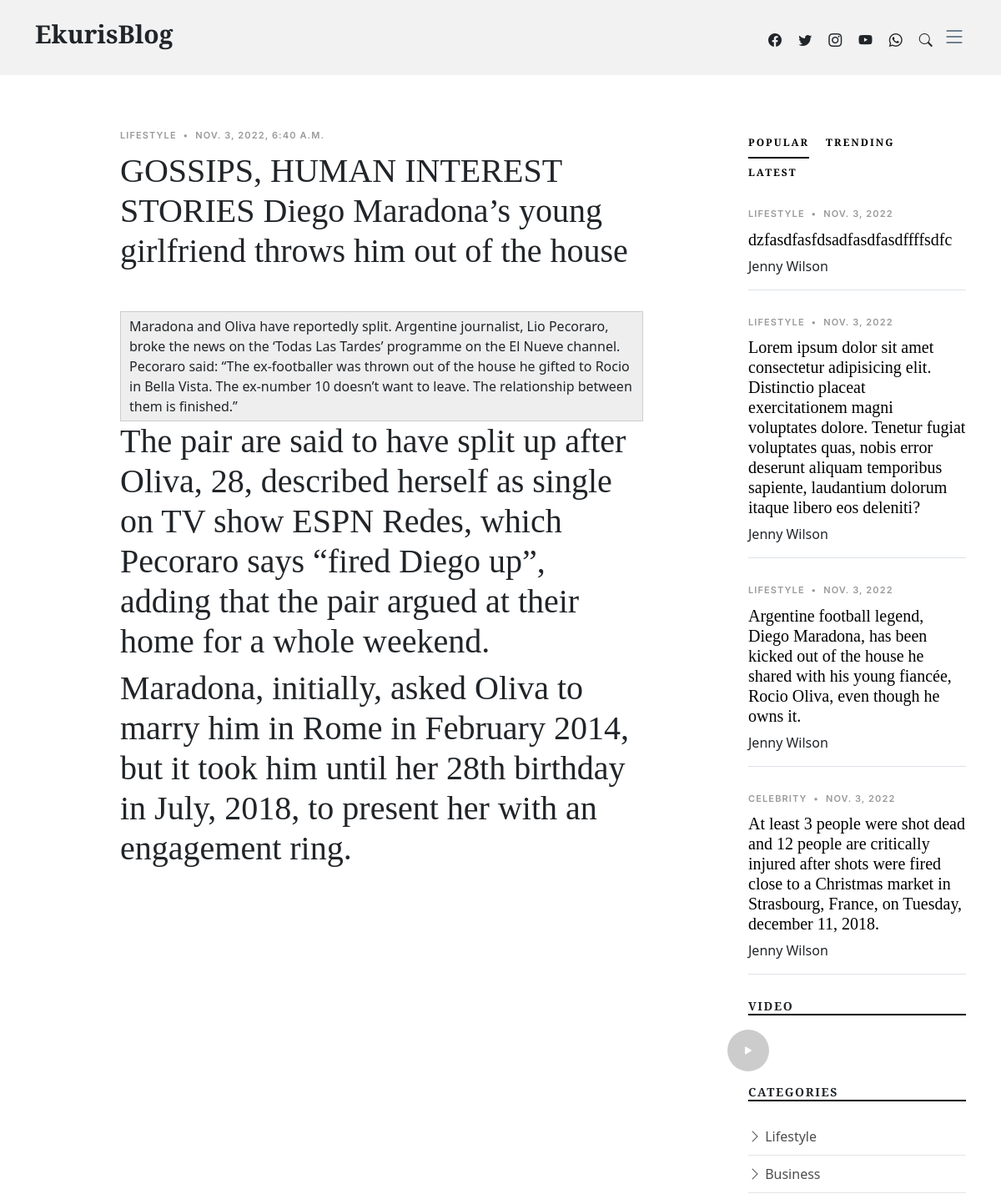
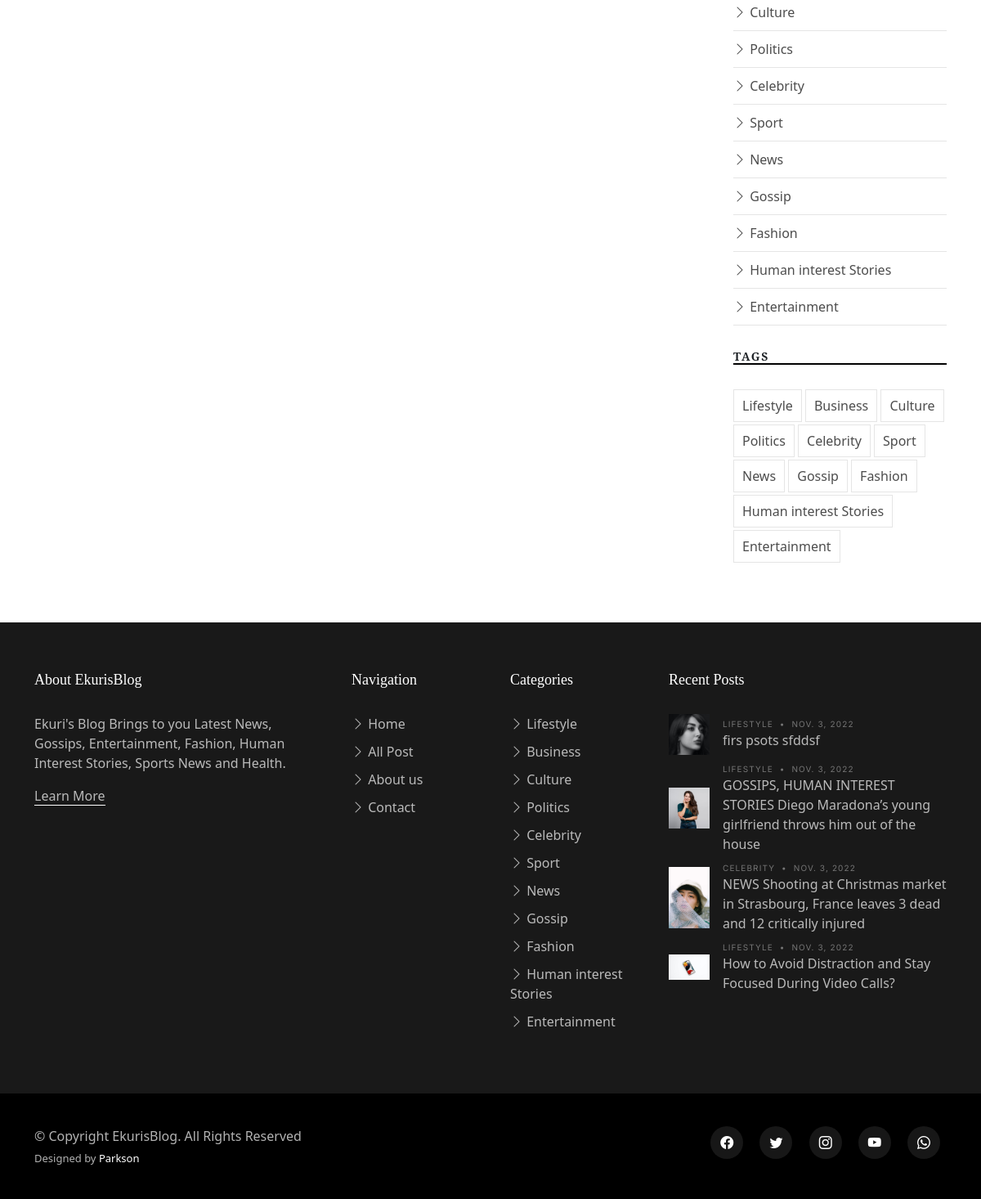
Screenshot of /post/gossips-human-interest-stories-diego-maradonas-you with the database file from the repository (2 pictures, top to bottom).
### main/models.py (models this page shows, shortened)
class Post(models.Model):
    sta = (
        ('published', 'published'),
        ('draft', 'draft'),
    )
    author = models.ForeignKey(
        User, on_delete=models.CASCADE, related_name='blog_posts')
    category = models.ForeignKey(
        Category, on_delete=models.PROTECT, blank=True, null=True)
    title = models.CharField(max_length=500)
    slug = AutoSlugField(populate_from='title')
    image_1 = models.ImageField(upload_to='post_image', null=True)
    excerpt = models.TextField(null=True, blank=True)
    content = RichTextField(null=True, blank=True)
    date_created = models.DateTimeField(auto_now_add=True)
    view_count = models.PositiveIntegerField(default=0)
    status = models.CharField(max_length=30, choices=sta, default='published')
    class Meta:
        ordering = ('-date_created',)

class Category(models.Model):
    name = models.CharField(max_length=200)
    slug = AutoSlugField(populate_from='name')
    image = models.ImageField(upload_to='cat_img', blank=True, null=True)
    date_created = models.DateTimeField(auto_now_add=True)
    def __str__(self):
        return self.name

class ContactUs(models.Model):
    facebook = models.CharField(max_length=500)
    instagram = models.CharField(max_length=500)
    twitter = models.CharField(max_length=500)
    whatsapp = models.CharField(max_length=500)
    phone_number = models.CharField(max_length=500)
    email = models.EmailField()
    address = models.CharField(max_length=500)

### main/views.py (the view)
# urls.py: path('post/<str:slug>', PostView.as_view(), name = 'post'),
class PostView(TemplateView):
    template_name = 'single-post.html'
    def get_context_data(self, **kwargs):
        context = super().get_context_data(**kwargs)
        slug = kwargs['slug']
        post = Post.objects.get(slug=slug)
        post.view_count += 1
        post.save()
        context['post'] = post
        return context
    def post(self, request, *args, **kwargs):
        new_comment = Comment(content=request.POST.get('content'),
                              name=request.POST.get('name'),
                              email=request.POST.get('email'),
                              post=self.get_object())
        new_comment.save()
        return self.get(self, request, *args, **kwargs)

### main/custom_processor.py (called while the page is built)
def category_renderer(request):
    return {
        'all_categories': Category.objects.all(),
        'latest':  Post.objects.filter(
            status='published').order_by('date_created')[:5],
        'popular':  Post.objects.filter(
            status='published').order_by('view_count')[:7],
        'trend' : Post.objects.filter(
            Q(status='published') & Q(view_count__gte=10))[:7],
        'contactus' : ContactUs.objects.get(id=1)
    }

### main/templates/single-post.html (shortened to what this page needs)
{% extends 'base.html' %}
{% load social_share %}
{% load static %}
{% block content %}
    <section class="single-post-content">
      <div class="container">
        <div class="row">
          <div class="col-md-9 post-content" data-aos="fade-up">
            <div class="single-post">
              <div class="post-meta"><span class="date">{{post.category}}</span> <span class="mx-1">&bullet;</span> <span>{{post.date_created}}</span></div>
              <h1 class="mb-5">{{post.title}}</h1>
              {{post.content | safe}}
            </div>
          </div>
         {% include 'sidebar.html' %}
        </div>
      </div>
    </section>
{% endblock content %}

### main/templates/base.html (shortened to what this page needs)
{% load static %}
<!DOCTYPE html>
<html lang="en">
<head>
<link rel="stylesheet" href="https://cdn.jsdelivr.net/npm/bootstrap-icons@1.3.0/font/bootstrap-icons.css">
<link href="https://cdn.jsdelivr.net/npm/bootstrap@5.2.2/dist/css/bootstrap.min.css" rel="stylesheet">
<link rel="stylesheet" href="https://cdn.jsdelivr.net/npm/glightbox/dist/css/glightbox.min.css" />
<link rel="stylesheet" href="https://unpkg.com/swiper@8/swiper-bundle.min.css" />
<link href="https://unpkg.com/aos@2.3.1/dist/aos.css" rel="stylesheet">
<link rel="stylesheet" href="https://cdn.jsdelivr.net/npm/glightbox/dist/css/glightbox.min.css" />
  <link href="{% static 'css/variables.css' %}" rel="stylesheet">
  <link href="{% static 'css/main.css' %}" rel="stylesheet">
</head>
<body>
  <header id="header" class="header d-flex align-items-center fixed-top">
    <div class="container-fluid container-xl d-flex align-items-center justify-content-between">
      <a href="{% url 'main:index' %}" class="logo d-flex align-items-center">
        <h1>EkurisBlog</h1>
      </a>
      <div class="position-relative">
        <a href='{{contactus.facebook}}' target="_blank" class="mx-2"><span class="bi-facebook"></span></a>
        <a href="{{contactus.twitter}}" target="_blank" class="mx-2"><span class="bi-twitter"></span></a>
        <a href="{{contactus.instagram}}" target="_blank" class="mx-2"><span class="bi-instagram"></span></a>
        <a href="{{contactus.address}}" target="_blank" class="mx-2"><span class="bi-youtube"></span></a>
        <a href="https://wa.me/{{contactus.whatsapp}}?text=Hello,%20.%20I%20am%20_______" target="_blank" class="mx-2"><span class="bi-whatsapp"></span></a>
        <a href="#" class="mx-2 js-search-open"><span class="bi-search"></span></a>
        <i class="bi bi-list mobile-nav-toggle"></i>
      </div>
    </div>
  </header>
  <main id="main">
{% block content %}
{% endblock content %}
  </main>
  <footer id="footer" class="footer">
    <div class="footer-content">
      <div class="container">
        <div class="row g-5">
          <div class="col-lg-4">
            <h3 class="footer-heading">About EkurisBlog</h3>
            <p>
              Ekuri's Blog Brings to you Latest News, Gossips, Entertainment, Fashion, Human Interest Stories, Sports News and Health.
            </p>
            <p><a href="#" class="footer-link-more">Learn More</a></p>
          </div>
          <div class="col-6 col-lg-2">
            <h3 class="footer-heading">Navigation</h3>
            <ul class="footer-links list-unstyled">
              <li><a href="{% url 'main:index' %}"><i class="bi bi-chevron-right"></i> Home</a></li>
              <li><a href="#"><i class="bi bi-chevron-right"></i> All Post</a></li>
              <li><a href="#"><i class="bi bi-chevron-right"></i> About us</a></li>
              <li><a href="#"><i class="bi bi-chevron-right"></i> Contact</a></li>
            </ul>
          </div>
          <div class="col-6 col-lg-2">
            <h3 class="footer-heading">Categories</h3>
            <ul class="footer-links list-unstyled">
                {% for cat in all_categories %}
                <li><a href="{% url 'main:category' cat.slug %}"><i class="bi bi-chevron-right"></i> {{cat.name}} </a></li>
                {% endfor %}
            </ul>
          </div>
          <div class="col-lg-4">
            <h3 class="footer-heading">Recent Posts</h3>
            <ul class="footer-links footer-blog-entry list-unstyled">
              {% for po in latest  %}
                <li>
                <a href="{% url 'main:post' po.slug %}" class="d-flex align-items-center">
                  <img src="{{po.image_1.url}}" alt="{{po.title}}" class="img-fluid me-3">
                  <div>
                    <div class="post-meta d-block"><span class="date">
                      {{po.category}}
                    </span> <span class="mx-1">&bullet;</span> <span>{{po.date_created|date}}</span></div>
                    <span>
                      {{po.title}}
                    </span>
                  </div>
                </a>
              </li>
              {% endfor %}
            </ul>
          </div>
        </div>
      </div>
    </div>
    <div class="footer-legal">
      <div class="container">
        <div class="row justify-content-between">
          <div class="col-md-6 text-center text-md-start mb-3 mb-md-0">
            <div class="copyright">
              © Copyright <strong><span>EkurisBlog</span></strong>. All Rights Reserved
            </div>
            <div class="credits">
              Designed by <a href="#">Parkson</a>
            </div>
          </div>
          <div class="col-md-6">
            <div class="social-links mb-3 mb-lg-0 text-center text-md-end">
<a href='{{contactus.facebook}}' target="_blank" class="mx-2"><span class="bi-facebook"></span></a>
        <a href="{{contactus.twitter}}" target="_blank" class="mx-2"><span class="bi-twitter"></span></a>
        <a href="{{contactus.instagram}}" target="_blank" class="mx-2"><span class="bi-instagram"></span></a>
        <a href="{{contactus.address}}" target="_blank" class="mx-2"><span class="bi-youtube"></span></a>
        <a href="https://wa.me/{{contactus.whatsapp}}?text=Hello,%20.%20I%20am%20_______" target="_blank" class="mx-2"><span class="bi-whatsapp"></span></a>
            </div>
          </div>
        </div>
      </div>
    </div>
  </footer>
</html>

### main/templates/sidebar.html (shortened to what this page needs)
 {% load static %}
 <div class="col-md-3">
            <div class="aside-block">
              <ul class="nav nav-pills custom-tab-nav mb-4" id="pills-tab" role="tablist">
                <li class="nav-item" role="presentation">
                  <button class="nav-link active" id="pills-popular-tab" data-bs-toggle="pill" data-bs-target="#pills-popular" type="button" role="tab" aria-controls="pills-popular" aria-selected="true">Popular</button>
                </li>
                <li class="nav-item" role="presentation">
                  <button class="nav-link" id="pills-trending-tab" data-bs-toggle="pill" data-bs-target="#pills-trending" type="button" role="tab" aria-controls="pills-trending" aria-selected="false">Trending</button>
                </li>
                <li class="nav-item" role="presentation">
                  <button class="nav-link" id="pills-latest-tab" data-bs-toggle="pill" data-bs-target="#pills-latest" type="button" role="tab" aria-controls="pills-latest" aria-selected="false">Latest</button>
                </li>
              </ul>
              <div class="tab-content" id="pills-tabContent">
                <div class="tab-pane fade show active" id="pills-popular" role="tabpanel" aria-labelledby="pills-popular-tab">
                  {% for po in popular %}
                   <div class="post-entry-1 border-bottom">
                    <div class="post-meta"><span class="date">{{po.category}}</span> <span class="mx-1">&bullet;</span> <span>{{po.date_created|date}}</span></div>
                    <h2 class="mb-2"><a href="#">{{po.excerpt}}</a></h2>
                    <span class="author mb-3 d-block">Jenny Wilson</span>
                  </div>
                  {% endfor %}
                </div>
              </div>
            </div>
            <div class="aside-block">
              <h3 class="aside-title">Video</h3>
              <div class="video-post">
                <a href="{{contactus.address}}" class="glightbox link-video">
                  <span class="bi-play-fill"></span>
                </a>
              </div>
            </div>
            <div class="aside-block">
              <h3 class="aside-title">Categories</h3>
              <ul class="aside-links list-unstyled">
                {% for cat in all_categories %}
                <li><a href="{% url 'main:category' cat.slug %}"><i class="bi bi-chevron-right"></i>
                {{cat.name}}
                </a></li>
                {% endfor %}
              </ul>
            </div>
            <div class="aside-block">
              <h3 class="aside-title">Tags</h3>
              <ul class="aside-tags list-unstyled">
                {% for cat in all_categories %}
                <li><a href="{% url 'main:category' cat.slug %}">
                  {{cat.name}}
                </a></li>
                {% endfor %}
              </ul>
            </div>
          </div>

### static/css/variables.css (style rules this page uses)
:root { --font-default: 'EB Garamond', system-ui, -apple-system, "Segoe UI", Roboto, "Helvetica Neue", Arial, "Noto Sans", "Liberation Sans", sans-serif, "Apple Color Emoji", "Segoe UI Emoji", "Segoe UI Symbol", "Noto Color Emoji"; --font-primary: 'EB Garamond', serif; --font-secondary: 'Inter', sans-serif; --color-default: #212529; --color-default-rgb: 33, 37, 41; --color-links: #212529; --color-links-hover: #15171a; --color-primary: #212529; --color-primary-light: #26282c; --color-primary-dark: #0b0c0e; --color-primary-rgb: 33, 37, 41; --color-primary-light-rgb: 38, 40, 44; --color-primary-dark-rgb: 11, 12, 14; --color-secondary: #596d80; --color-secondary-light: #8498aa; --color-secondary-dark: #404f5c; --color-secondary-rgb: 89, 109, 128; --color-secondary-light-rgb: 132, 152, 170; --color-secondary-dark-rgb: 64, 79, 92; --color-blue: #0d6efd; --color-blue-rgb: 13, 110, 253; --color-indigo: #6610f2; --color-indigo-rgb: 102, 16, 242; --color-purple: #6f42c1; --color-purple-rgb: 111, 66, 193; --color-pink: #f3268c; --color-pink-rgb: 243, 38, 140; --color-red: #df1529; --color-red-rgb: 223, 21, 4; --color-orange: #fd7e14; --color-orange-rgb: 253, 126, 20; --color-yellow: #ffc107; --color-yellow-rgb: 255, 193, 7; --color-green: #059652; --color-green-rgb: 5, 150, 82; --color-teal: #20c997; --color-teal-rgb: 32, 201, 151; --color-cyan: #0dcaf0; --color-cyan-rgb: 13, 202, 240; --color-white: #ffffff; --color-white-rgb: 255, 255, 255; --color-gray: #6c757d; --color-gray-rgb: 108, 117, 125; --color-black: #000000; --color-black-rgb: 0, 0, 0; }
:root { --bs-blue: var(--color-blue); --bs-indigo: var(--color-indigo); --bs-purple: var(--color-purple); --bs-pink: var(--color-pink); --bs-red: var(--color-red); --bs-orange: var(--color-orange); --bs-yellow: var(--color-yellow); --bs-green: var(--color-green); --bs-teal: var(--color-teal); --bs-cyan: var(--color-cyan); --bs-white: var(--color-white); --bs-gray: var(--color-gray); --bs-gray-dark: #343a40; --bs-gray-100: #f8f9fa; --bs-gray-200: #e9ecef; --bs-gray-300: #dee2e6; --bs-gray-400: #ced4da; --bs-gray-500: #adb5bd; --bs-gray-600: #6c757d; --bs-gray-700: #495057; --bs-gray-800: #343a40; --bs-gray-900: #212529; --bs-primary: var(--color-blue); --bs-secondary: var(--color-blue); --bs-success: #198754; --bs-info: #0dcaf0; --bs-warning: #ffc107; --bs-danger: #dc3545; --bs-light: #f8f9fa; --bs-dark: #212529; --bs-primary-rgb: var(--color-primary-rgb); --bs-secondary-rgb: var(--color-secondary-rgb); --bs-success-rgb: 25, 135, 84; --bs-info-rgb: 13, 202, 240; --bs-warning-rgb: 255, 193, 7; --bs-danger-rgb: 220, 53, 69; --bs-light-rgb: 248, 249, 250; --bs-dark-rgb: 33, 37, 41; --bs-white-rgb: var(--color-white-rgb); --bs-black-rgb: var(--color-black-rgb); --bs-body-color-rgb: var(--color-default-rgb); --bs-body-bg-rgb: 255, 255, 255; --bs-font-sans-serif: var(--font-default); --bs-font-monospace: SFMono-Regular, Menlo, Monaco, Consolas, "Liberation Mono", "Courier New", monospace; --bs-gradient: linear-gradient(180deg, rgba(255, 255, 255, 0.15), rgba(255, 255, 255, 0)); --bs-body-font-family: var(--font-default); --bs-body-font-size: 1rem; --bs-body-font-weight: 400; --bs-body-line-height: 1.5; --bs-body-color: var(--color-default); --bs-body-bg: #fff; }

### rows the page displays
Post: category "LIFESTYLE", date_created "NOV. 3, 2022, 6:40 A.M.", title "GOSSIPS, HUMAN INTEREST STORIES Diego Maradona’s young girlfriend throws him out of the house", content "Maradona and Oliva have reportedly split. Argentine journalist, Lio Pecoraro, broke the news on the ‘Todas Las Tardes’ programme on the El Nueve channel. Pecoraro said: “The ex-footballer was thrown out of the house he gifted to Rocio in Bella Vista. The ex-number 10 doesn’t want to leave. The relationship between them is finished.” The pair are said to have split up after Oliva, 28, described herself as single on TV show ESPN Redes, which Pecoraro says “fired Diego up”, adding that the pair argued at their home for a whole weekend. Maradona, initially, asked Oliva to marry him in Rome in February 2014, but it took him until her 28th birthday in July, 2018, to present her with an engagement…", date_created "NOV. 3, 2022", excerpt "Argentine football legend, Diego Maradona, has been kicked out of the house he shared with his young fiancée, Rocio Oliva, even though he owns it.", image_1 (picture)
Post: category "LIFESTYLE", date_created "NOV. 3, 2022", excerpt "dzfasdfasfdsadfasdfasdffffsdfc", image_1 (picture), title "firs psots sfddsf"
Post: category "LIFESTYLE", date_created "NOV. 3, 2022", excerpt "Lorem ipsum dolor sit amet consectetur adipisicing elit. Distinctio placeat exercitationem magni voluptates dolore. Tenetur fugiat voluptates quas, nobis error deserunt aliquam temporibus sapiente, laudantium dolorum itaque libero eos deleniti?", image_1 (picture), title "How to Avoid Distraction and Stay Focused During Video Calls?"
Post: category "CELEBRITY", date_created "NOV. 3, 2022", excerpt "At least 3 people were shot dead and 12 people are critically injured after shots were fired close to a Christmas market in Strasbourg, France, on Tuesday, december 11, 2018.", image_1 (picture), title "NEWS Shooting at Christmas market in Strasbourg, France leaves 3 dead and 12 critically injured"
Category: name "Lifestyle"
Category: name "Business"
Category: name "Culture"
Category: name "Politics"
Category: name "Celebrity"
Category: name "Sport"
Category: name "News"
Category: name "Gossip"
Category: name "Fashion"
Category: name "Human interest Stories"
Category: name "Entertainment"
